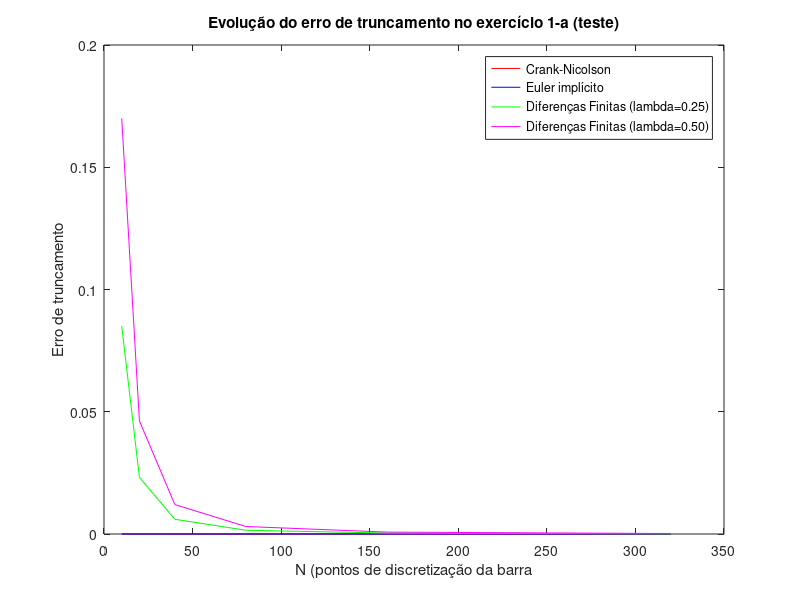
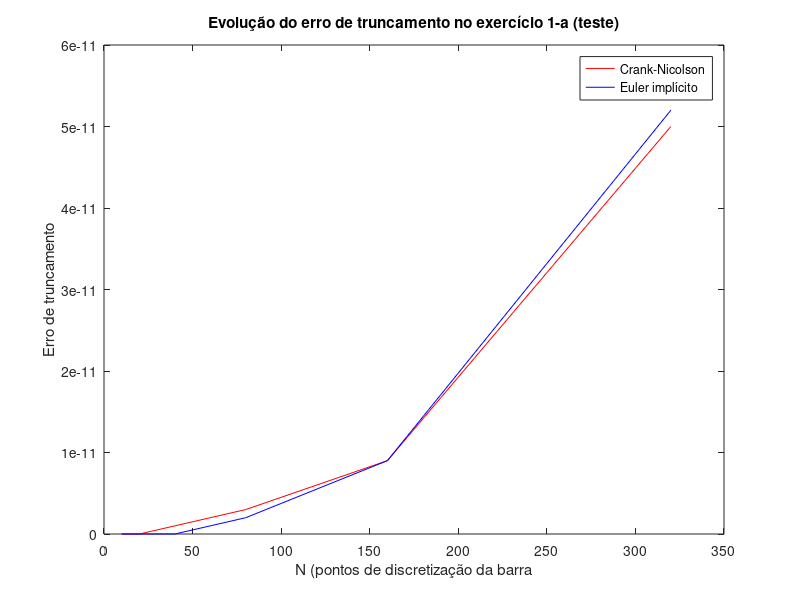
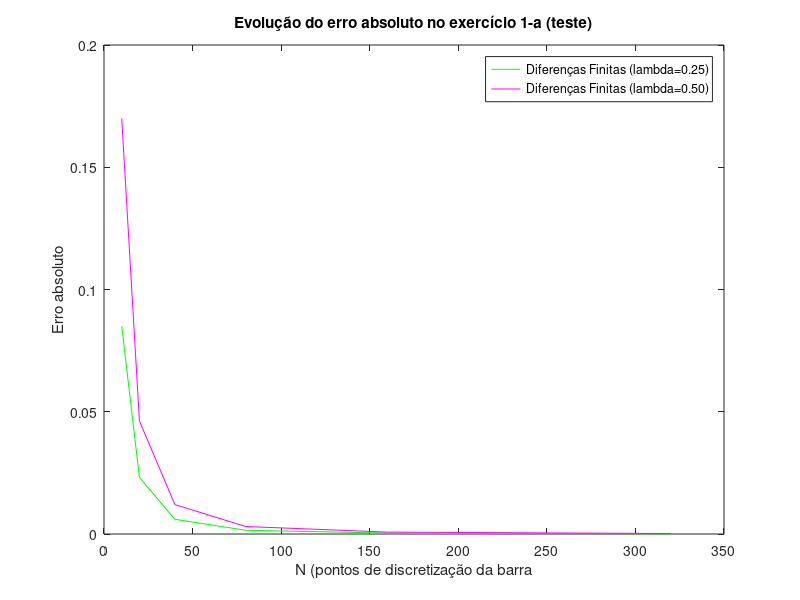

Reproduce these figures in MATLAB, in order.
%%%
% Script para visualizar os dados gerados pelo Exercício Programa 1 da
% disciplina MAP3121: Um problema inverso para obtenção da distribuição de
% Temperatura.
%
% Matheus Bordin Gomes
% João Ferreira Cysne

close all; clear; clc;

%%
% Dados
N = [10 20 40 80 160 320];

crank_err = [0 0 1E-12 3E-12 9E-12 5E-11];
euler_err = [0 0 0 2E-12 9E-12 5.2E-11];
diff_25_err = [0.085 0.023125 0.006015625 0.001533203125 0.000386962891 0.000097198486];
diff_50_err = [0.17 0.04625 0.01203125 0.00306640625 0.000773925781 0.000194396973];

%%
% Plot
figure(1);
plot(N, crank_err, 'r', N, euler_err, 'b', N, diff_25_err, 'g', N, diff_50_err, 'm');
title('Evolução do erro de truncamento no exercício 1-a (teste)');
ylabel('Erro de truncamento');
xlabel('N (pontos de discretização da barra');
legend('Crank-Nicolson','Euler implícito','Diferenças Finitas (lambda=0.25)','Diferenças Finitas (lambda=0.50)');

figure(2);
plot(N, crank_err, 'r', N, euler_err, 'b');
title('Evolução do erro de truncamento no exercício 1-a (teste)');
ylabel('Erro de truncamento');
xlabel('N (pontos de discretização da barra');
legend('Crank-Nicolson','Euler implícito');

figure(3);
plot(N, diff_25_err, 'g', N, diff_50_err, 'm');
title('Evolução do erro absoluto no exercício 1-a (teste)');
ylabel('Erro absoluto');
xlabel('N (pontos de discretização da barra');
legend('Diferenças Finitas (lambda=0.25)','Diferenças Finitas (lambda=0.50)');